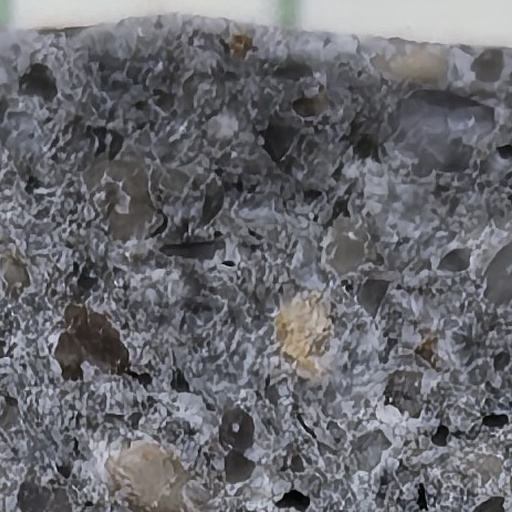
#> input picture data/crops/images/01OPC-FoP7C1a_y0000_x0512.jpg, 512 x 512 px
$ python -i fracture_strength.py   (imports and definitions only)   (older library calls are emulated)
#> lines starting #> are read from the running program, lines starting #| are printed output that depends on the picture; after the words box and inside, x2 and y2 are one past the last pixel; in counts of white or black regions, pixels touching at a corner belong together
"""
Predict concrete strength from fracture-surface images.
Python port of the MATLAB script, with the major methodological bugs fixed.

Run from the project root:   python src/fracture_strength.py
Requires: numpy pandas scikit-image scikit-learn scipy matplotlib pillow

Expected data/metadata.csv (edit the CONFIG block if yours differs):
    filename,strength_MPa[,specimen_id][,batch_id]
  - one row per image (48 rows), the two halves of a specimen share a strength
  - specimen_id (optional): if missing, consecutive files (sorted) are paired
  - batch_id    (optional): if missing, every BATCH_SIZE consecutive specimens
                            form a batch (the MATLAB strengths look like 8 x 3)
"""
import re
from pathlib import Path

import numpy as np
import pandas as pd
import matplotlib.pyplot as plt
from PIL import Image
from scipy import stats
from skimage import color, exposure, feature, filters, morphology, transform
from scipy.ndimage import gaussian_filter
from sklearn.linear_model import LinearRegression
from sklearn.metrics import r2_score, mean_squared_error
from sklearn.model_selection import LeaveOneGroupOut, cross_val_predict
from sklearn.pipeline import make_pipeline
from sklearn.preprocessing import StandardScaler

# ----------------------------- CONFIG ---------------------------------------
ROOT = Path(__file__).resolve().parent.parent if "__file__" in globals() else Path(".")
IMG_DIR = ROOT / "data" / "raw"
META_CSV = ROOT / "data" / "metadata.csv"
RESULTS_DIR = ROOT / "results"

COL_FILE, COL_STRENGTH = "filename", "strength_MPa"
COL_SPECIMEN, COL_BATCH = "specimen_id", "batch_id"   # optional columns
BATCH_SIZE = 3            # specimens per batch if batch_id is absent
SIGMAS = [1, 3, 6, 12]    # Gaussian blur scales for roughness
FEATURES = ["coarseR", "crackDensity"]   # any of the names computed below
COMMON_SIZE = None        # e.g. (1024, 1024); None = auto (smallest image size)
# -----------------------------------------------------------------------------


def natural_key(s):
    """Sort 'img2' before 'img10' (MATLAB's dir() does NOT do this)."""
    return [int(t) if t.isdigit() else t.lower() for t in re.split(r"(\d+)", str(s))]


# [12 lines left out: function load_gray, not called in this run]


def image_features(gray):
    f = {}
    f["meanIntensity"] = gray.mean()
    f["stdIntensity"] = gray.std(ddof=1)

    # multi-scale roughness: mean Sobel gradient magnitude after Gaussian blur
    rough = [filters.sobel(gaussian_filter(gray, s)).mean() for s in SIGMAS]
#> rough = [0.0427, 0.0172, 0.00886, 0.00463]
    half = len(SIGMAS) // 2
    f["fineR"] = np.mean(rough[:half])
    f["coarseR"] = np.mean(rough[half:])

    # crack density: Canny edges -> 1px skeleton -> fraction of pixels
    edges = feature.canny(gray, sigma=np.sqrt(2))
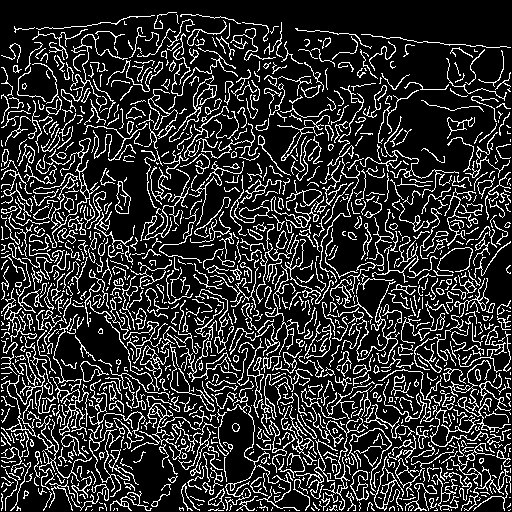
#> edges: shape (512, 512) bool; 18.7% white in thin lines or dots
    f["crackDensity"] = morphology.skeletonize(edges).sum() / edges.size

    # NOTE: this is the fraction of BRIGHT pixels (solid), not pores, unless the
    # pores are bright. Kept for parity with the MATLAB code.
    f["brightFraction"] = (gray > filters.threshold_otsu(gray)).mean()

    # GLCM contrast, horizontal neighbour (computed on 64 gray levels for speed)
    q = np.clip((gray * 63).astype(np.uint8), 0, 63)
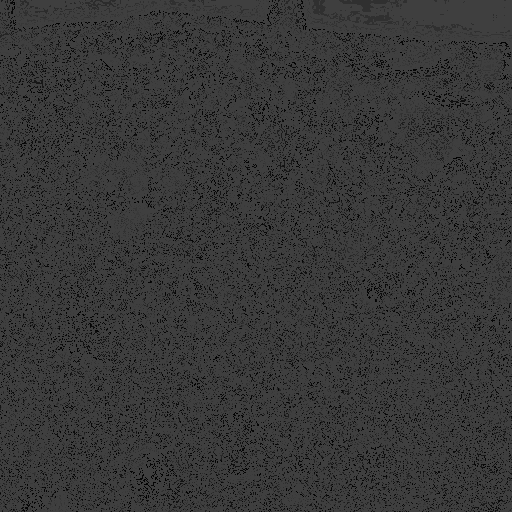
#> q: shape (512, 512); min 0, max 63, mean 55.8
    glcm = feature.graycomatrix(q, [1], [0], levels=64, symmetric=False, normed=True)
    f["glcmContrast"] = feature.graycoprops(glcm, "contrast")[0, 0]
    return f


# [85 lines left out: functions load_metadata, main, not called in this run]


# [2 lines not run here, left out]

>>> import cv2
>>> picture = cv2.imread('../data/crops/images/01OPC-FoP7C1a_y0000_x0512.jpg', cv2.IMREAD_GRAYSCALE)
>>> result = image_features(picture)
#> result = {'meanIntensity': 106.2, 'stdIntensity': 41.08, 'fineR': 0.0299, 'coarseR': 0.00675, 'crackDensity': 0.144, 'brightFraction': 0.377, 'glcmContrast': 463.3}

$ run again, on data/crops/masks/01OPC-FoP7C1a_y0512_x0000.png
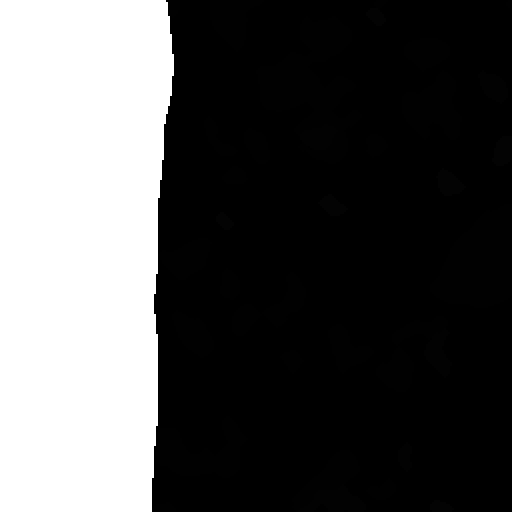
#> input picture data/crops/masks/01OPC-FoP7C1a_y0512_x0000.png, 512 x 512 px
#> picture is the input picture: shape (512, 512); min 0, max 255, mean 80.2
#> rough = [0.0029, 0.00281, 0.00279, 0.00277]
#> in image_features, `edges = feature.canny(gray, sigma=np.sqrt(2))`:
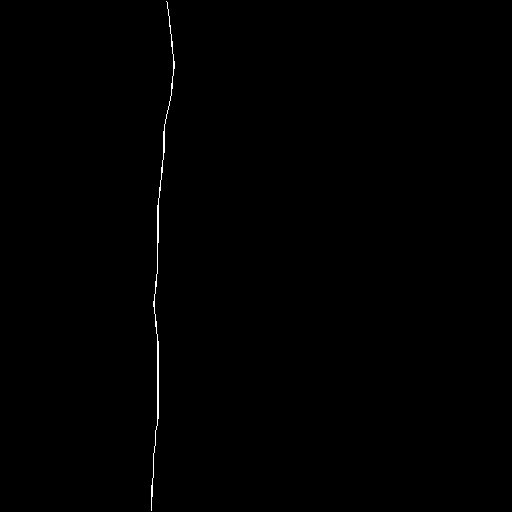
#> edges: shape (512, 512) bool; 0.27% white in thin lines or dots, all inside (x1, y1, x2, y2) = (151, 1, 175, 511)
#> in image_features, `q = np.clip((gray * 63).astype(np.uint8), 0, 63)`:
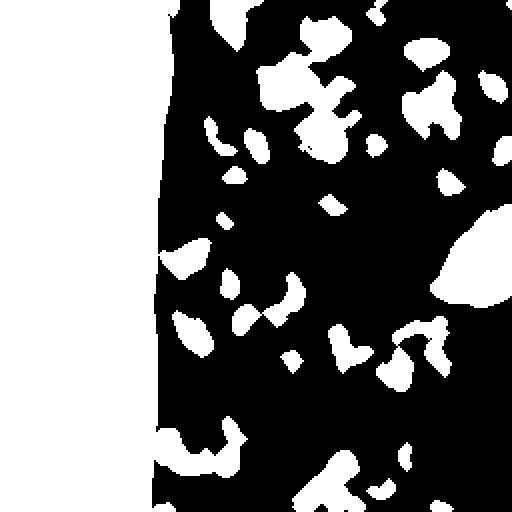
#> q: shape (512, 512); values 0 (black) and 63 (white), 46% white; 27 white regions, largest, box (x1, y1, x2, y2) and area: (0, 0, 248, 512) 86916, (256, 16, 362, 164) 7548, (430, 204, 512, 308) 5760
#> result = {'meanIntensity': 80.19, 'stdIntensity': 118.2, 'fineR': 0.00286, 'coarseR': 0.00278, 'crackDensity': 0.00195, 'brightFraction': 0.314, 'glcmContrast': 48.27}

$ run again, on data/crops/previews/01OPC-FoP7C1a_y0000_x0512.jpg
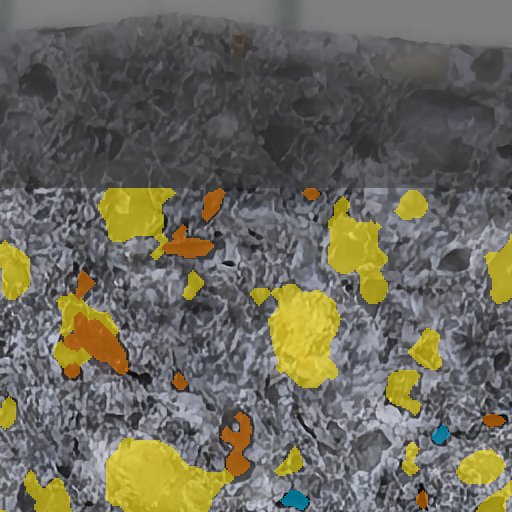
#> input picture data/crops/previews/01OPC-FoP7C1a_y0000_x0512.jpg, 512 x 512 px
#> rough = [0.0359, 0.0139, 0.00717, 0.00399]
#> in image_features, `edges = feature.canny(gray, sigma=np.sqrt(2))`:
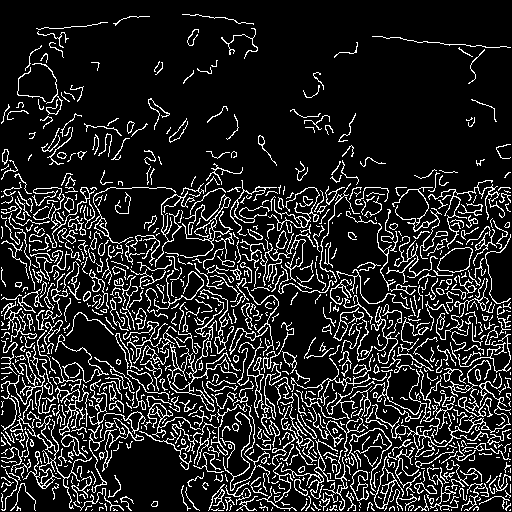
#> edges: shape (512, 512) bool; 14.4% white in thin lines or dots
#> in image_features, `q = np.clip((gray * 63).astype(np.uint8), 0, 63)`:
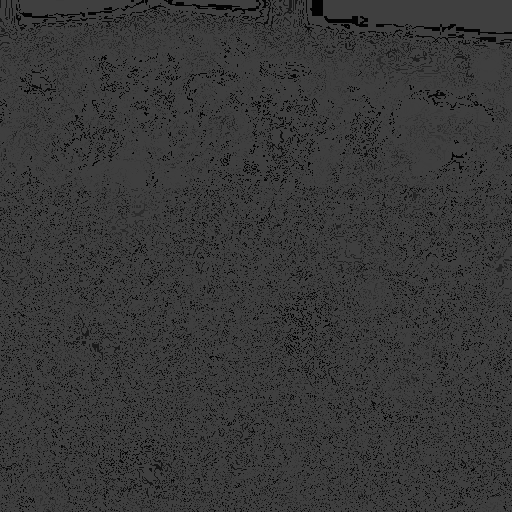
#> q: shape (512, 512); min 0, max 63, mean 55.8
#> result = {'meanIntensity': 104.6, 'stdIntensity': 36.85, 'fineR': 0.0249, 'coarseR': 0.00558, 'crackDensity': 0.111, 'brightFraction': 0.394, 'glcmContrast': 433.8}
